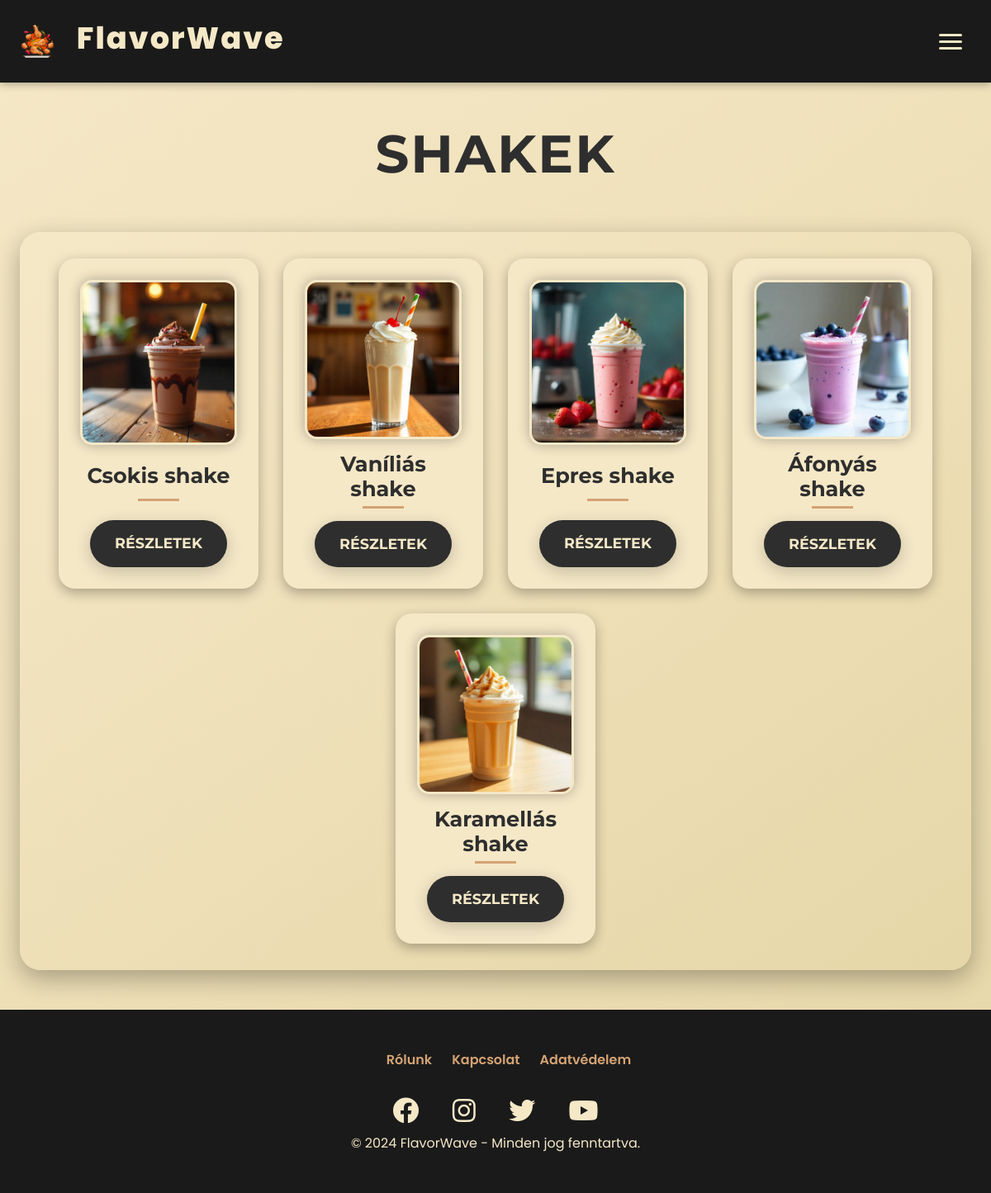
Screenshot of /php/shakek.php with the database file from the repository.
### tables this page shows
CREATE TABLE `etel` (
  `id` int(11) NOT NULL,
  `nev` varchar(50) NOT NULL,
  `egyseg_ar` int(10) NOT NULL,
  `leiras` varchar(250) NOT NULL,
  `kategoria_id` int(11) NOT NULL,
  `kep_url` varchar(255) NOT NULL,
  `kaloria` int(4) NOT NULL,
  `osszetevok` varchar(255) NOT NULL,
  `allergenek` varchar(150) NOT NULL
);

### php/adatbazisra_csatlakozas.php (called while the page is built, shortened)
<?php
$conn = new mysqli('localhost', 'root', '', 'flavorwave');
function adatokLekerdezese($muvelet, $parameterek = []) {
    global $conn;
    $stmt = $conn->prepare($muvelet);
    if (!$stmt->execute()) {
        return "Hiba a lekérdezés végrehajtásakor: " . $stmt->error;
    }
    $eredmeny = $stmt->get_result();
    if ($eredmeny->num_rows > 0) {
        return $eredmeny->fetch_all(MYSQLI_ASSOC);
    } else {
        return [];
    }
}
?>

### php/shakek.php (the view, shortened to what this page needs)
<!DOCTYPE html>
<html lang="hu">
<head>
    <link href="https://cdn.jsdelivr.net/npm/bootstrap@5.3.0/dist/css/bootstrap.min.css" rel="stylesheet">
    <link rel="stylesheet" href="https://cdnjs.cloudflare.com/ajax/libs/font-awesome/5.15.4/css/all.min.css">
    <link href="https://unpkg.com/aos@2.3.1/dist/aos.css" rel="stylesheet">
    <link rel="stylesheet" href="../css/navbar.css">
    <link rel="stylesheet" href="../css/footer.css">
    <link rel="stylesheet" href="../css/hamburger.css">
    <link rel="stylesheet" href="../css/fooldal/ujfooldal.css">
</head>
<body>
    <nav>
        <a href="kezdolap.php" class="logo">
            <img src="../kepek/logo.png" alt="Flavorwave Logo">
            <h1>FlavorWave</h1>
        </a>
        <div class="hamburger" onclick="toggleMenu()">
            <span></span>
            <span></span>
            <span></span>
        </div>
    </nav>
    <div class="content-wrapper">
        <main>
            <div class="title-container">
                <h1 class="page-title">Shakek</h1>
            </div>
            <?php
            include './adatbazisra_csatlakozas.php';
            $kategoriak_sql = "SELECT * FROM etel WHERE kategoria_id = 8;";
            $kategoriak = adatokLekerdezese($kategoriak_sql);
            if (is_array($kategoriak)) {
                echo '<div class="flex-grid">';
                foreach ($kategoriak as $k) {
                    echo '
                    <div class="flex-col">
                        <div class="menu__option" data-aos="fade-up" data-aos-delay="' . (100 * (array_search($k, $kategoriak) + 1)) . '">
                            <div class="image-wrapper">
                                <img src="../kepek/shakek/' . htmlspecialchars($k['kep_url']) . '" alt="' . htmlspecialchars($k['nev']) . '">
                            </div>
                            <h2>' . htmlspecialchars($k['nev']) . '</h2>
                            <div class="title-underline"></div>
                            <button class="order-btn details-btn" onclick="openCustomModal(\'modal-' . htmlspecialchars($k['id']) . '\')">Részletek</button>
                        </div>
                    </div>
                    <div class="custom-modal" id="modal-' . htmlspecialchars($k['id']) . '">
                                <h5 class="custom-modal-title">' . htmlspecialchars($k['nev']) . ' - Részletek</h5>
                                <button type="button" class="custom-close-btn" onclick="closeCustomModal(\'modal-' . htmlspecialchars($k['id']) . '\')">×</button>
                                <img src="../kepek/shakek/' . htmlspecialchars($k['kep_url']) . '" class="img-fluid mb-3" alt="' . htmlspecialchars($k['nev']) . '">
                                <p><strong>Kalória:</strong> ' . htmlspecialchars($k['kaloria']) . ' kcal</p>
                                <p><strong>Összetevők:</strong> ' . htmlspecialchars($k['osszetevok']) . '</p>
                                <p><strong>Allergének:</strong> ' . htmlspecialchars($k['allergenek']) . '</p>
                                <p><strong>Ár:</strong> ' . htmlspecialchars($k['egyseg_ar']) . ' Ft</p>
                                ' . htmlspecialchars($k[""]) . '' . htmlspecialchars($k['']) . '' . htmlspecialchars($k['']) . '' . htmlspecialchars($k['']) . '' . htmlspecialchars($k[""]) . '
                                <button type="button" class="order-btn close-btn" onclick="closeCustomModal(\'modal-' . htmlspecialchars($k['id']) . '\')">Bezárás</button>
                    </div>';
                }
                echo '</div>';
            } else {
                echo "<p>Ehhez a kategóriához nem tartozik étel!</p>";
            }
            ?>
        </main>
        <div class="toast-container position-fixed bottom-0 end-0 p-3">
        </div>
        <div class="footer">
            <div class="footer-container">
                <ul class="footer-links">
                    <li><a href="../html/rolunk.html">Rólunk</a></li>
                    <li><a href="../html/kapcsolatok.html">Kapcsolat</a></li>
                    <li><a href="../html/adatvedelem.html">Adatvédelem</a></li>
                </ul>
                <div class="footer-socials">
                    <a href="#"><i class="fab fa-facebook"></i></a>
                    <a href="#"><i class="fab fa-instagram"></i></a>
                    <a href="#"><i class="fab fa-twitter"></i></a>
                    <a href="#"><i class="fab fa-youtube"></i></a>
                </div>
                <div class="footer-copy">
                    © 2024 FlavorWave - Minden jog fenntartva.
                </div>
            </div>
        </div>
    </div>
</body>
</html>

### css/navbar.css (style rules this page uses)
:root { --primary-beige: #F5E8C7; --dark-black: #1A1A1A; --accent-gold: #D4A373; --shadow-color: rgba(0, 0, 0, 0.3); --light-gray: #E8D5B5; --transition: all 0.4s ease; --navbar-height: 100px; --mobile-navbar-height: 70px; }
nav { display: flex; justify-content: space-between; align-items: center; padding: 15px 40px; background: var(--dark-black); position: fixed; top: 0; left: 0; width: 100%; height: var(--navbar-height); z-index: 1000; box-shadow: 0 2px 10px var(--shadow-color); transition: height 0.3s ease; }
.logo { display: flex; align-items: center; text-decoration: none; gap: 1rem; }
.logo img { height: 50px; margin-right: 12px; transition: transform 0.5s ease; }
.logo h1 { color: var(--primary-beige); font-size: 2.3rem; font-weight: 800; letter-spacing: 2px; }
.hamburger { display: none; flex-direction: column; gap: 5px; cursor: pointer; padding: 10px; border-radius: 5px; transition: background 0.3s ease; }
.hamburger span { width: 28px; height: 3px; background: var(--primary-beige); border-radius: 2px; transition: all 0.3s ease; }
@media (max-width: 1200px) { nav { padding: 15px 25px; } }
@media (max-width: 1200px) { .logo img { height: 40px; } }
@media (max-width: 1200px) { .logo { font-size: 1.6rem; } }
@media (max-width: 1200px) { .hamburger { display: flex; } }

### css/footer.css (style rules this page uses)
:root { --primary-beige: #F5E8C7; --dark-black: #1A1A1A; --accent-gold: #D4A373; --transition: all 0.4s ease; }
.footer { background: var(--dark-black); color: var(--primary-beige); padding: clamp(1.5rem, 4vw, 3rem) clamp(1rem, 2vw, 2rem); text-align: center; width: 100%; flex-shrink: 0; margin-top: auto; }
.footer-links { list-style: none; display: flex; justify-content: center; flex-wrap: wrap; gap: clamp(1rem, 2vw, 2rem); margin-bottom: clamp(1rem, 2vw, 1.5rem); }
.footer-links a { color: var(--accent-gold); text-decoration: none; font-weight: 600; font-size: clamp(0.8rem, 1.5vw, 1rem); transition: var(--transition); }
.footer-socials a { color: var(--primary-beige); margin: 0 clamp(0.8rem, 1.5vw, 1.5rem); font-size: clamp(1.2rem, 3vw, 2rem); transition: var(--transition); }

### css/fooldal/ujfooldal.css (style rules this page uses)
:root { --primary-beige: #F5E8C7; --dark-black: #1A1A1A; --accent-gold: #D4A373; --shadow-color: rgba(0, 0, 0, 0.3); --light-gray: #E8D5B5; --transition: all 0.4s ease; }
* { margin: 0; padding: 0; box-sizing: border-box; }
body { background-color: var(--primary-beige); color: var(--dark-black); font-family: 'Poppins', sans-serif; line-height: 1.6; overflow-x: hidden; }

### rows the page displays
etel: kep_url (picture), nev "Csokis shake"
etel: kep_url (picture), nev "Vaníliás shake"
etel: kep_url (picture), nev "Epres shake"
etel: kep_url (picture), nev "Áfonyás shake"
etel: kep_url (picture), nev "Karamellás shake"
